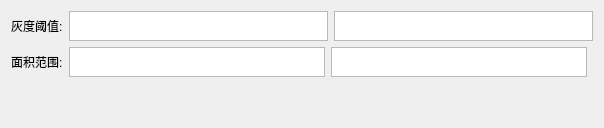
      <widget class="QWidget" name="tab_5">
       <attribute name="title">
        <string>异物</string>
       </attribute>
       <layout class="QGridLayout" name="gridLayout_13">
        <item row="0" column="0" colspan="2">
         <layout class="QHBoxLayout" name="horizontalLayout_16">
          <property name="sizeConstraint">
           <enum>QLayout::SetMinimumSize</enum>
          </property>
          <item>
           <widget class="QLabel" name="label_16">
            <property name="sizePolicy">
             <sizepolicy hsizetype="Preferred" vsizetype="Maximum">
              <horstretch>0</horstretch>
              <verstretch>0</verstretch>
             </sizepolicy>
            </property>
            <property name="text">
             <string>灰度阈值:</string>
            </property>
           </widget>
          </item>
          <item>
           <widget class="QTextEdit" name="textEdit_fmgray_down">
            <property name="sizePolicy">
             <sizepolicy hsizetype="Expanding" vsizetype="Maximum">
              <horstretch>0</horstretch>
              <verstretch>0</verstretch>
             </sizepolicy>
            </property>
            <property name="maximumSize">
             <size>
              <width>16777215</width>
              <height>30</height>
             </size>
            </property>
           </widget>
          </item>
          <item>
           <widget class="QTextEdit" name="textEdit_fmgray_up">
            <property name="sizePolicy">
             <sizepolicy hsizetype="Expanding" vsizetype="Maximum">
              <horstretch>0</horstretch>
              <verstretch>0</verstretch>
             </sizepolicy>
            </property>
            <property name="maximumSize">
             <size>
              <width>16777215</width>
              <height>30</height>
             </size>
            </property>
           </widget>
          </item>
         </layout>
        </item>
        <item row="2" column="0">
         <spacer name="verticalSpacer_4">
          <property name="orientation">
           <enum>Qt::Vertical</enum>
          </property>
          <property name="sizeHint" stdset="0">
           <size>
            <width>20</width>
            <height>40</height>
           </size>
          </property>
         </spacer>
        </item>
        <item row="1" column="0">
         <layout class="QHBoxLayout" name="horizontalLayout_21">
          <property name="sizeConstraint">
           <enum>QLayout::SetMinimumSize</enum>
          </property>
          <item>
           <widget class="QLabel" name="label_21">
            <property name="sizePolicy">
             <sizepolicy hsizetype="Preferred" vsizetype="Maximum">
              <horstretch>0</horstretch>
              <verstretch>0</verstretch>
             </sizepolicy>
            </property>
            <property name="text">
             <string>面积范围:</string>
            </property>
           </widget>
          </item>
          <item>
           <widget class="QTextEdit" name="textEdit_fmsize_down">
            <property name="sizePolicy">
             <sizepolicy hsizetype="Expanding" vsizetype="Maximum">
              <horstretch>0</horstretch>
              <verstretch>0</verstretch>
             </sizepolicy>
            </property>
            <property name="maximumSize">
             <size>
              <width>16777215</width>
              <height>30</height>
             </size>
            </property>
           </widget>
          </item>
          <item>
           <widget class="QTextEdit" name="textEdit_fmsize_up">
            <property name="sizePolicy">
             <sizepolicy hsizetype="Expanding" vsizetype="Maximum">
              <horstretch>0</horstretch>
              <verstretch>0</verstretch>
             </sizepolicy>
            </property>
            <property name="maximumSize">
             <size>
              <width>16777215</width>
              <height>30</height>
             </size>
            </property>
           </widget>
          </item>
         </layout>
        </item>
       </layout>
      </widget>
